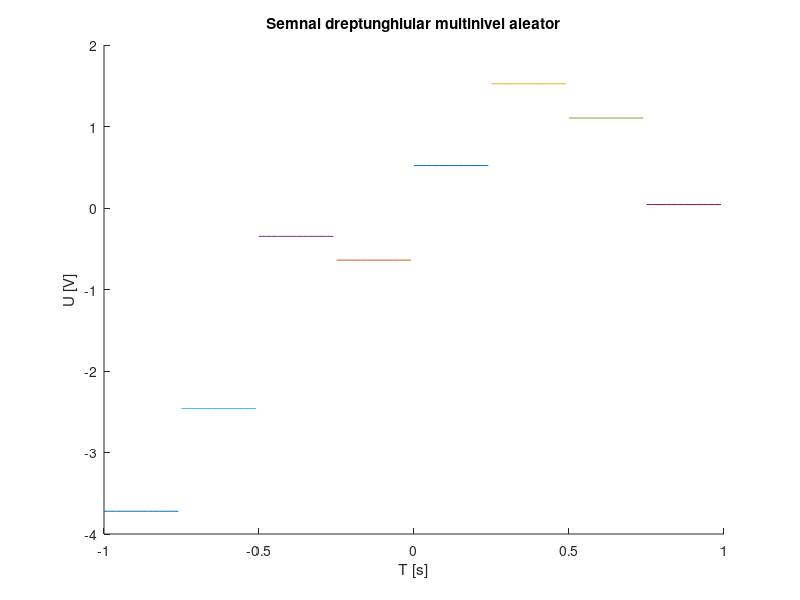

MATLAB code for this plot:
hold on; %aceasta functie asigura reprezentarea tuturor semnalelor componente pe aceeasi figura
%rezolutie temporara de 20ms
r1=rand(1);
r2=rand(1);
r3=rand(1);
r4=rand(1);
r5=rand(1);
r6=rand(1);
r7=rand(1);
r8=rand(1);
t=0:.02:0.25;
x1=r1*square(2*pi*4*t,100);%am ales factorul de umplere 100 pentru a pastra un nivel constant
x2=-r2*square(2*pi*4*t,100);
x3=3*r3*square(2*pi*4*t,100);
x4=-3*r4*square(2*pi*4*t,100);
x5=5*r5*square(2*pi*4*t,100);
x6=-5*r6*square(2*pi*4*t,100);
x7=7*r7*square(2*pi*4*t,100);
x8=-7*r8*square(2*pi*4*t,100);
plot(t,x1);
plot(t-0.25,x2);%am deplasat al doilea semnal pentru a-l pozitiona la stanga primului
plot(t+0.25,x3);
plot(t-0.5,x4);
plot(t+0.5,x5);
plot(t-0.75,x6);
plot(t+0.75,x7);
plot(t-1,x8);
xlabel('T [s]')
ylabel('U [V]')
title('Semnal dreptunghiular multinivel aleator')